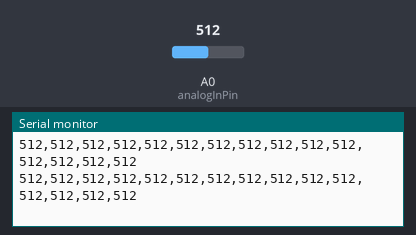
A sketch run on a simulated Arduino Uno, built with avr-gcc and run on an emulated ATmega328P. On the bench: the last lines printed to the serial monitor. The inputs (shaded band) are chosen by the test bench; at power-on: A0 (analogInPin) = 512.

Above: at 1.2 s.
1.3 s: A0 (analogInPin) set to 438
At 1.46 s:
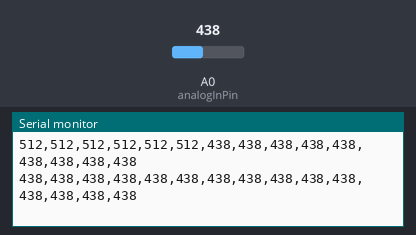
2.8 s: A0 (analogInPin) set to 413
At 2.84 s:
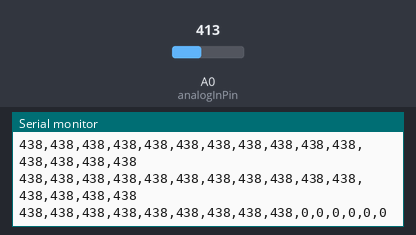
5.8 s: A0 (analogInPin) set to 987
At 5.88 s:
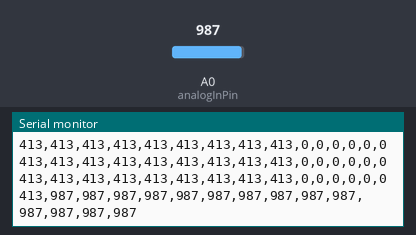
7.3 s: A0 (analogInPin) set to 1009
At 7.58 s:
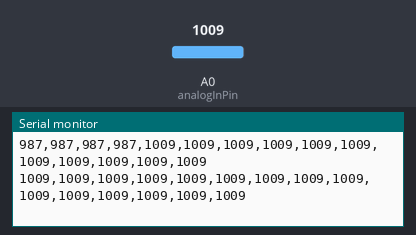
Timing chart, 0 to 10.3 s (numbered marks = the images above; inputs shaded):
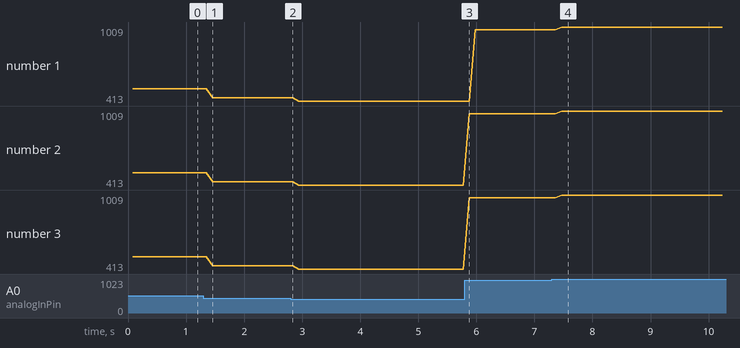

The sketch:

data_mux.ino
```cpp
const int analogInPin = A0;      // Analog input pin connected to the mux output
const int s0 = 2;            // Pin connected to S0 control pin of the mux
const int s1 = 3;            // Pin connected to S1 control pin of the mux
const int s2 = 4;            // Pin connected to S2 control pin of the mux
const int s3 = 5;
void setup() {
  // put your setup code here, to run once:
  pinMode(s0,OUTPUT);
  pinMode(s1,OUTPUT);
  pinMode(s2,OUTPUT);
  pinMode(s3,OUTPUT);
  Serial.begin(9600);

}
int mux[]={0,0,0,0,0,0,0,0,0,0,0,0,0,0,0};
void setMuxChannel(int channel)
{
    digitalWrite(s0,bitRead(channel,0));
    digitalWrite(s1,bitRead(channel,1));
    digitalWrite(s2,bitRead(channel,2));
    digitalWrite(s3,bitRead(channel,3));
}
void displayData()
// dumps captured data from array to serial monitor
{
   for (int i = 0; i < 15; i++) {
    Serial.print(mux[i]);
    if (i < 14) {
      Serial.print(",");
    }
  }
  Serial.println();  // Move to the next line after printing the values
}

void loop() {
//   Serial.println(mux[0]);
  // put your main code here, to run repeatedly:
  for(int i=0;i<15;i++)
  {
    setMuxChannel(i);
    if(i>8 && analogRead(analogInPin)>420)
    {
         mux[i]=analogRead(analogInPin);
    }
    else if(i<=8&&analogRead(analogInPin)>200)
     {
      mux[i]=analogRead(analogInPin);

     }
     else
     {
       mux[i]=0;
     }

    delay(5);

  }
  displayData();
//  for(int i=0;i<15;i++)
//  {
//    mux[i]=0;
//  }
  delay(25);


}
```

Measured:
- after the input at 1.3 s, the serial monitor: prints a new line after 0.05 s (image 1)
- after the input at 2.8 s, the serial monitor: prints a new line at once (image 2)
- after the input at 5.8 s, the serial monitor: prints a new line after 0.08 s (image 3)
- after the input at 7.3 s, the serial monitor: prints a new line after 0.06 s (image 4)
- plotted number 1: 512 → 438 after the input at 1.3 s, 438 → 413 after the input at 2.8 s, 413 → 987 after the input at 5.8 s, 987 → 1009 after the input at 7.3 s
- plotted number 2: 512 → 438 after the input at 1.3 s, 438 → 413 after the input at 2.8 s, 413 → 987 after the input at 5.8 s, 987 → 1009 after the input at 7.3 s
- plotted number 3: 512 → 438 after the input at 1.3 s, 438 → 413 after the input at 2.8 s, 413 → 987 after the input at 5.8 s, 987 → 1009 after the input at 7.3 s
